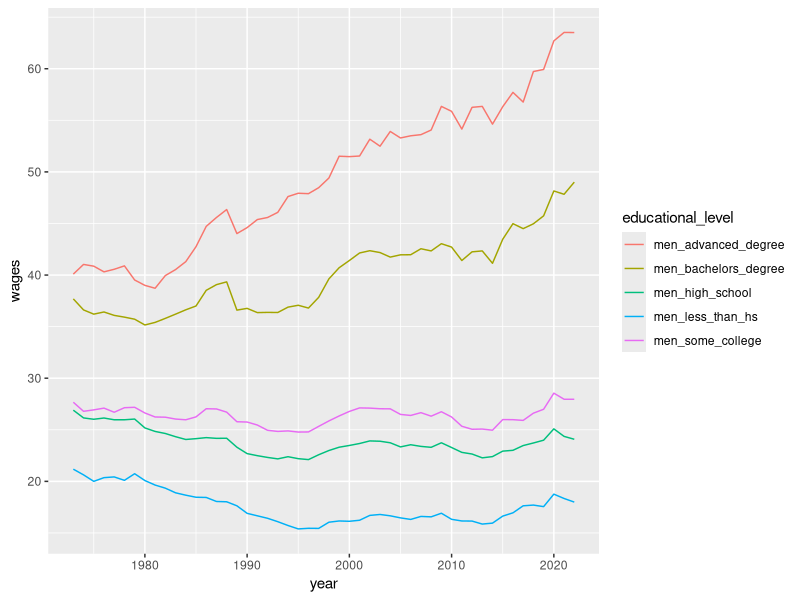
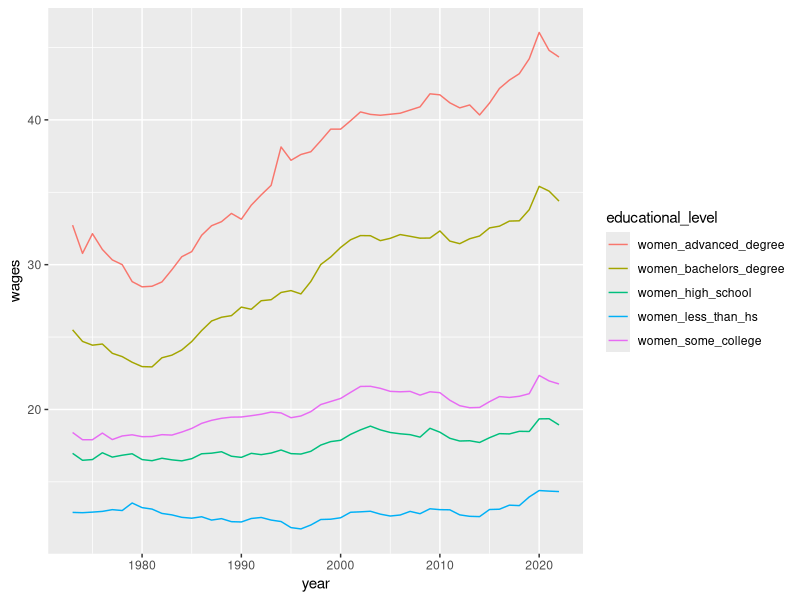

Source code (R) for these figures, in order:
## ---- chunk 1
knitr::opts_chunk$set(echo = TRUE)
suppressPackageStartupMessages(library(tidyverse))
wages_by_education <- read.csv("wages_by_education.csv")
## ---- chunk 2
wbe_men <- wages_by_education %>%
  select(year,men_less_than_hs:men_advanced_degree)
## ---- chunk 3
wbe_women <- wages_by_education %>%
  select(year,women_less_than_hs:women_advanced_degree)
## ---- chunk 4
wbe_men2 <-wbe_men %>%
  pivot_longer(cols =2:men_advanced_degree, names_to = 'educational_level', 
               values_to = 'wages' )
## ---- chunk 5
wbe_men2 %>%
  ggplot()+
  geom_line(
    mapping = aes(x = year, y = wages,
                  color = educational_level)
  )
## ---- chunk 6
wbe_women2 <-wbe_women %>%
  pivot_longer(cols =2:women_advanced_degree, names_to = 'educational_level', 
               values_to = 'wages' )
## ---- chunk 7
wbe_women2 %>%
  ggplot()+
  geom_line(
    mapping = aes(x = year, y = wages,
                  color = educational_level)
  )
